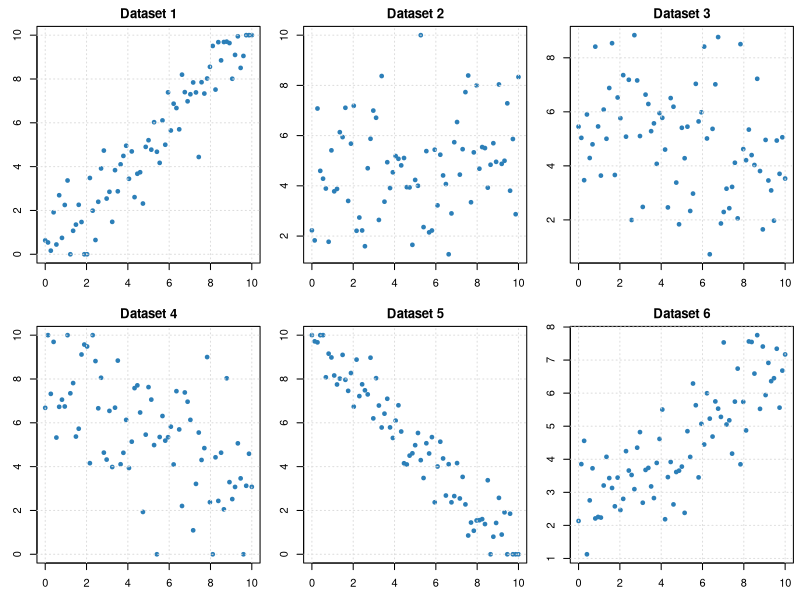
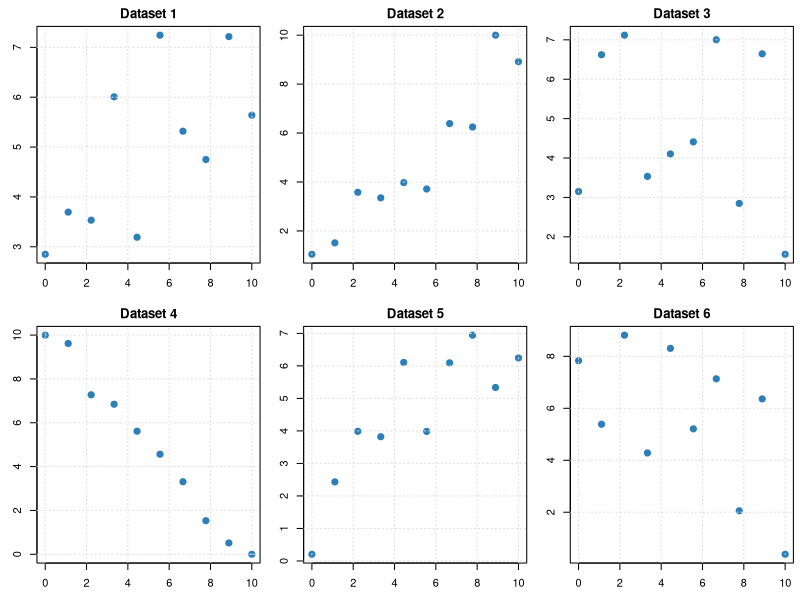
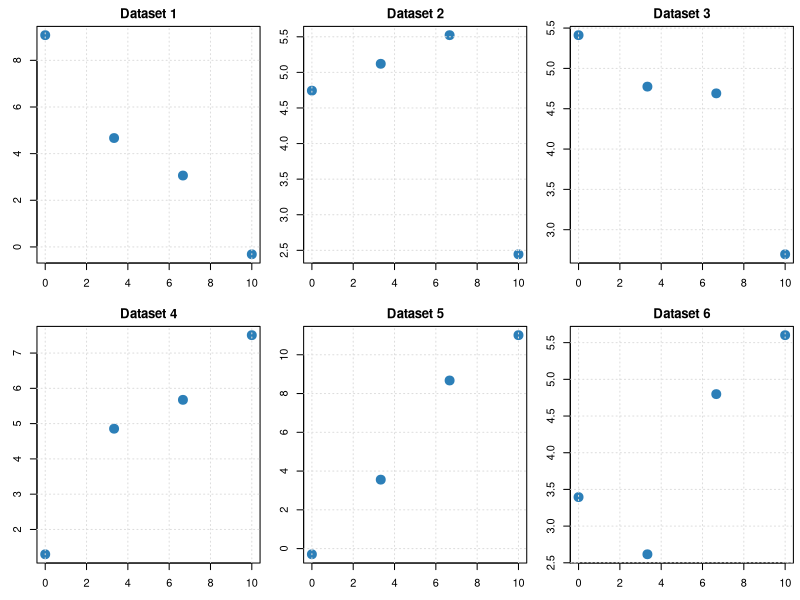

These figures' R source, in order:
## ---- chunk 1
#| label: setup
#| include: false
relationships <- data.frame(
  slope = c(1, -1, 0.5, -0.5, 0.2, -0.2),
  intercept = c(0, 10, 2, 8, 4, 6),
  noise = c(1, 1, 1, 2, 2, 2)
)

make_datasets <- function(seed, n) {
  set.seed(seed)
  order <- sample(seq_len(nrow(relationships)))
  lapply(order, function(i) {
    x <- seq(0, 10, length.out = n)
    y <- relationships$slope[i] * x + relationships$intercept[i] +
      rnorm(n, 0, relationships$noise[i])
    if (n != 4) y <- pmin(pmax(y, 0), 10)
    data.frame(x = x, y = y)
  })
}

show_six <- function(datasets, title, point_size) {
  old_par <- par(mfrow = c(2, 3), mar = c(2.8, 2.8, 2, 0.5), oma = c(0, 0, 0, 0))
  on.exit(par(old_par))
  for (i in seq_along(datasets)) {
    d <- datasets[[i]]
    plot(d$x, d$y, main = paste("Dataset", i), xlab = "X", ylab = "Y",
      pch = 19, cex = point_size, col = "#2C7FB8")
    grid(col = "#DDDDDD")
  }
  if (nzchar(title)) mtext(title, outer = TRUE, cex = 1.35, font = 2)
}

model_results <- function(datasets) {
  rows <- lapply(seq_along(datasets), function(i) {
    fit <- lm(y ~ x, data = datasets[[i]])
    test <- summary(fit)$coefficients["x", ]
    data.frame(
      Dataset = i,
      Slope = unname(coef(fit)["x"]),
      Correlation = cor(datasets[[i]]$x, datasets[[i]]$y),
      `P-value` = unname(test["Pr(>|t|)"]),
      Significant = ifelse(test["Pr(>|t|)"] < .05, "Yes", "No"),
      check.names = FALSE
    )
  })
  results <- do.call(rbind, rows)
  rownames(results) <- NULL
  results
}

print_results <- function(results) {
  shown <- results[c("Dataset", "P-value")]
  decimal_p <- function(p) {
    places <- max(10, ceiling(-log10(p)) + 3)
    formatC(p, format = "f", digits = places)
  }
  shown$`P-value` <- vapply(shown$`P-value`, decimal_p, character(1))
  knitr::kable(shown, align = c("l", "r"))
}

datasets_75 <- make_datasets(42, 75)
datasets_10 <- make_datasets(34, 10)
datasets_4 <- make_datasets(12, 4)
results_75 <- model_results(datasets_75)
results_10 <- model_results(datasets_10)
results_4 <- model_results(datasets_4)
## ---- chunk 2
#| fig-width: 15
#| fig-height: 9.5
#| out-width: 100%
#| fig-align: center
show_six(datasets_75, "", 0.75)
## ---- chunk 3
print_results(results_75)
## ---- chunk 4
#| fig-width: 15
#| fig-height: 9.5
#| out-width: 100%
#| fig-align: center
show_six(datasets_10, "", 1.25)
## ---- chunk 5
print_results(results_10)
## ---- chunk 6
#| fig-width: 15
#| fig-height: 9.5
#| out-width: 100%
#| fig-align: center
show_six(datasets_4, "", 1.8)
## ---- chunk 7
print_results(results_4)
